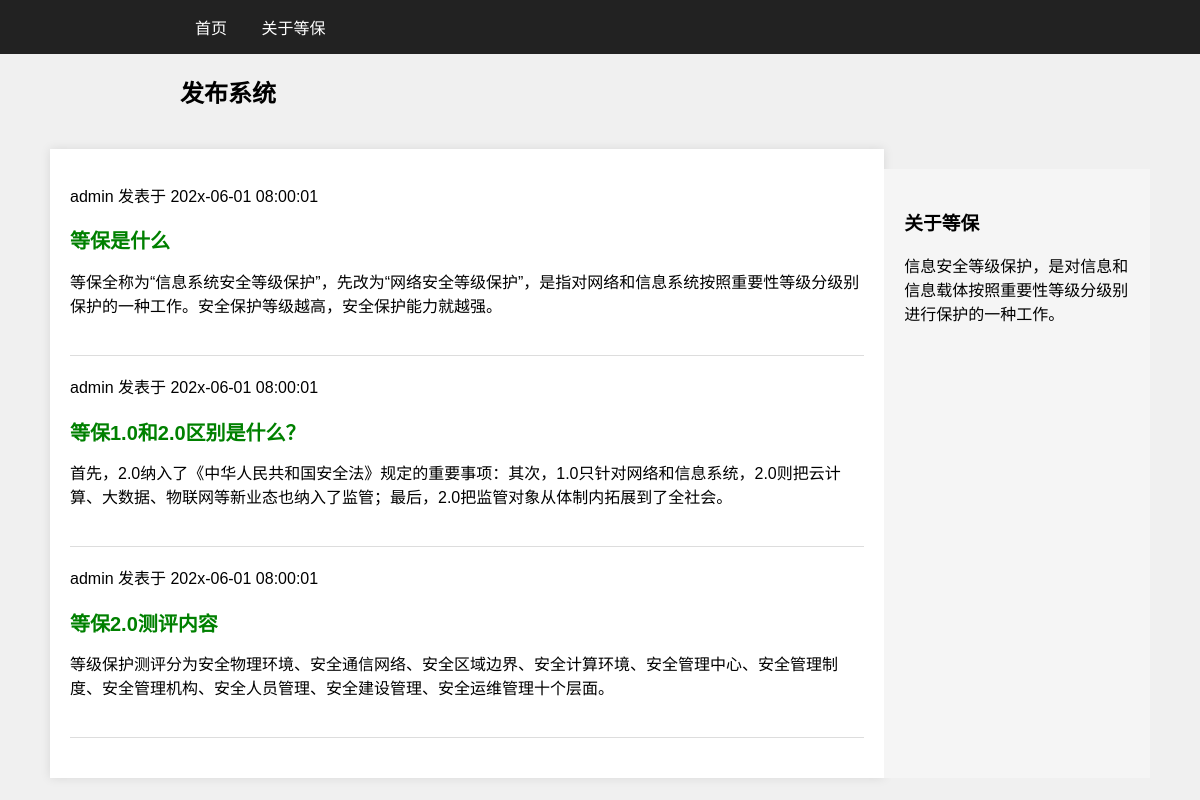
The app's page /dirty_data/src/index.php with its own data.
### tables this page shows
create table news (id INT PRIMARY KEY,title VARCHAR(120),content VARCHAR(1024));

### dirty_data/src/index.php (the view, shortened to what this page needs)
<!DOCTYPE html>
<html lang="zh-CN">
<head>
</head>
<body>
<div class="header">
    <a href="#">首页</a>
    <a href="/article.php?id=1">关于等保</a>
</div>
<h2 style="padding: 0 15%">发布系统</h2>
<div style="display: flex; justify-content: space-between; padding: 20px 50px">
    <div class="container">
        <?php
        $servername = "localhost";
        $username = "ctf";
        $password = "ctf123";
        $dbname = "ctf";
        $conn = new mysqli($servername, $username, $password, $dbname);
        $conn->set_charset("utf8mb4");
        $sql = "SELECT * FROM news WHERE id IN (1,2,3)";
        $result = $conn->query($sql);
        if ($result->num_rows > 0) {
            while($row = $result->fetch_assoc()) {
                echo '<div class="post">';
                echo '<p>admin 发表于 202x-06-01 08:00:01</p>';
                echo '<a href="/article.php?id='.$row["id"].'"><h2>'. htmlspecialchars($row["title"], ENT_QUOTES, 'UTF-8') .'</h2></a>';
                echo '<p>' . htmlspecialchars($row["content"], ENT_QUOTES, 'UTF-8') . '</p>';
                echo '</div>';
            }
        } else {
            echo "无数据";
        }
        ?>
    </div>
    <div class="sidebar">
        <h3>关于等保</h3>
        <p>信息安全等级保护，是对信息和信息载体按照重要性等级分级别进行保护的一种工作。</p>
    </div>
</div>
</body>
</html>

### dirty_data/src/index.php (style rules this page uses)
body { font-family: Arial, sans-serif; margin: 0; padding: 0; background-color: #f0f0f0; }
.header { background-color: #222; color: white; padding: 15px 15%; text-align: start; }
.header a { color: white; margin: 0 15px; text-decoration: none; }
.container { background-color: white; margin: 0 auto; padding: 20px; width: 80%; box-shadow: 0 0 10px rgba(0, 0, 0, 0.1); }
.post { border-bottom: 1px solid #ddd; margin-bottom: 20px; padding-bottom: 20px; }
.post a { text-decoration: none; }
.post h2 { color: green; font-size: 20px; }
.post p { font-size: 16px; line-height: 1.5; }
.sidebar { width: 250px; background-color: #f5f5f5; padding: 20px; margin-top: 20px; }

### records on screen
news: title "等保是什么", content "等保全称为“信息系统安全等级保护”，先改为“网络安全等级保护”，是指对网络和信息系统按照重要性等级分级别保护的一种工作。安全保护等级越高，安全保护能力就越强。"
news: title "等保1.0和2.0区别是什么？", content "首先，2.0纳入了《中华人民共和国安全法》规定的重要事项：其次，1.0只针对网络和信息系统，2.0则把云计算、大数据、物联网等新业态也纳入了监管；最后，2.0把监管对象从体制内拓展到了全社会。"
news: title "等保2.0测评内容", content "等级保护测评分为安全物理环境、安全通信网络、安全区域边界、安全计算环境、安全管理中心、安全管理制度、安全管理机构、安全人员管理、安全建设管理、安全运维管理十个层面。"
